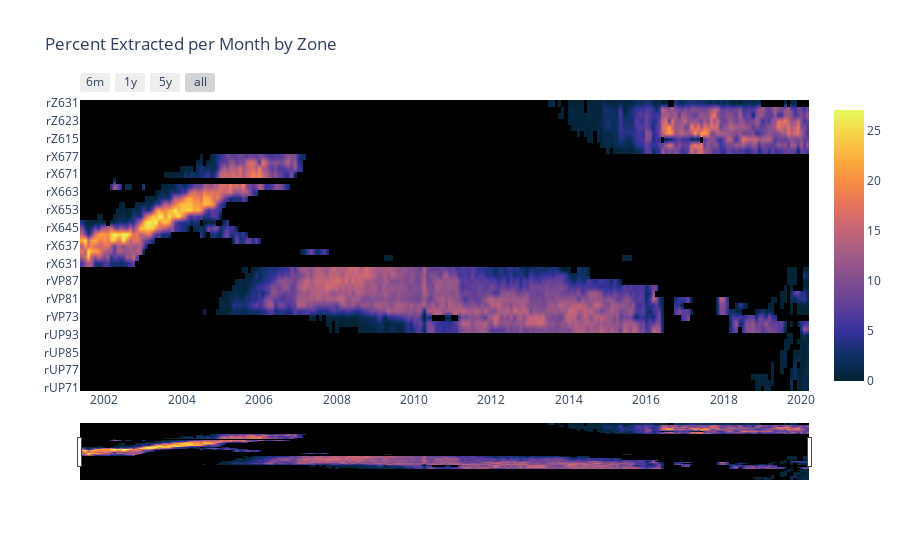

Notebook cell for this chart:
### Code cell
# Extraction Heatmap
fig = go.Figure()

fig.add_trace(go.Heatmap(
        z=zones['zone_percent_extracted'],
        x=zones['date'],
        y=zones['region_zone'],
        colorscale='thermal',
       connectgaps=False,
        zsmooth='best'))

fig.update_layout(
    title='Percent Extracted per Month by Zone',
    plot_bgcolor='black'
)

# Adding range slider
fig.update_layout(
    xaxis=dict(
        gridcolor='black',
        rangeselector=dict(
            buttons=list([
                dict(count=6,
                    label='6m',
                    step='month',
                    stepmode='backward'),
                dict(count=1,
                    label='1y',
                    step='year',
                    stepmode='backward'),
                dict(count=5,
                    label='5y',
                    step='year',
                    stepmode='backward'),
                dict(step='all')
            ])
        ),
        rangeslider=dict(
        visible=True
        ),
        type='date'
    ),
    yaxis=dict(
        gridcolor='black')
)


fig.write_html('Visualizations/heatmap_extracted.html')
fig.show()

### Figure 1 — Plotly figure (JSON) as saved in the notebook; plotly's stock layout.template omitted (floating-point values rounded to 4 significant figures; data arrays with more than 128 entries replaced by an {"elided": "..."} marker saying what was removed)
{"data": [{"colorscale": [[0, "rgb(3, 35, 51)"], [0.09091, "rgb(13, 48, 100)"], [0.1818, "rgb(53, 50, 155)"], [0.2727, "rgb(93, 62, 153)"], [0.3636, "rgb(126, 77, 143)"], [0.4545, "rgb(158, 89, 135)"], [0.5455, "rgb(193, 100, 121)"], [0.6364, "rgb(225, 113, 97)"], [0.7273, "rgb(246, 139, 69)"], [0.8182, "rgb(251, 173, 60)"], [0.9091, "rgb(246, 211, 70)"], [1, "rgb(231, 250, 90)"]], "connectgaps": false, "type": "heatmap", "x": {"elided": "2770 str values"}, "y": {"elided": "2770 str values"}, "z": {"elided": "2770 float values"}, "zsmooth": "best"}], "layout": {"plot_bgcolor": "black", "title": {"text": "Percent Extracted per Month by Zone"}, "xaxis": {"gridcolor": "black", "rangeselector": {"buttons": [{"count": 6, "label": "6m", "step": "month", "stepmode": "backward"}, {"count": 1, "label": "1y", "step": "year", "stepmode": "backward"}, {"count": 5, "label": "5y", "step": "year", "stepmode": "backward"}, {"step": "all"}]}, "rangeslider": {"visible": true}, "type": "date"}, "yaxis": {"gridcolor": "black"}}}
